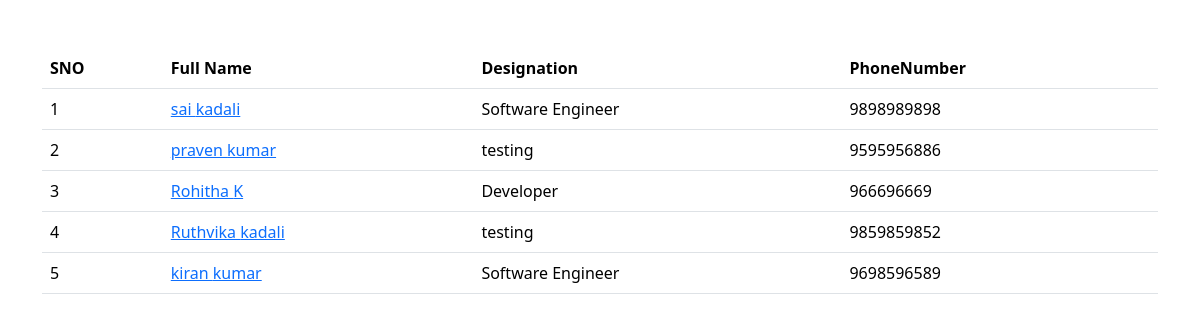
The page / on the database its author committed.
### salary/models.py (models this page shows)
class Employee(models.Model):
    first_name=models.CharField(max_length=100)
    last_name=models.CharField(max_length=100)
    photo=models.ImageField(upload_to='images')
    designation=models.CharField(max_length=100)
    email_address=models.EmailField(max_length=100,unique=True)
    phone_number=models.CharField(max_length=10,blank=True)
    def __str__(self):
        return self.first_name

### Employee/views.py (the view)
# urls.py: 2. Add a URL to urlpatterns:  path('', views.home, name='home')
def home(request):
    employees = Employee.objects.all()
    print(employees)
    context = {
        'employees':employees,
    }
    return render(request,'home.html',context)

### templates/home.html (shortened to what this page needs)
<!DOCTYPE html>
<html lang="en">
<head>
    <link href="https://cdn.jsdelivr.net/npm/bootstrap@5.3.1/dist/css/bootstrap.min.css" rel="stylesheet">
</head>
<body>
    <div class="container mt-5">
        <table class="table">
            <thead>
                <th>SNO</th>
                <th>Full Name</th>
                <th>Designation</th>
                <th>PhoneNumber</th>
            </thead>
            <tbody>
                {% for emp in employees %}
                <tr>
                <td>{{forloop.counter}}</td>
                <td><a href="{% url 'employee_detail' emp.id %}">{{emp.first_name}} {{emp.last_name}}</td>
                <td>{{emp.designation}}</td>
                <td>{{emp.phone_number}}</td>
                </tr>
                {% endfor %}
            </tbody>
        </table>
    </div>
</body>
</html>

### rows shown on the page
Employee: first_name "sai", last_name "kadali", designation "Software Engineer", phone_number "9898989898"
Employee: first_name "praven", last_name "kumar", designation "testing", phone_number "9595956886"
Employee: first_name "Rohitha", last_name "K", designation "Developer", phone_number "966696669"
Employee: first_name "Ruthvika", last_name "kadali", designation "testing", phone_number "9859859852"
Employee: first_name "kiran", last_name "kumar", designation "Software Engineer", phone_number "9698596589"
